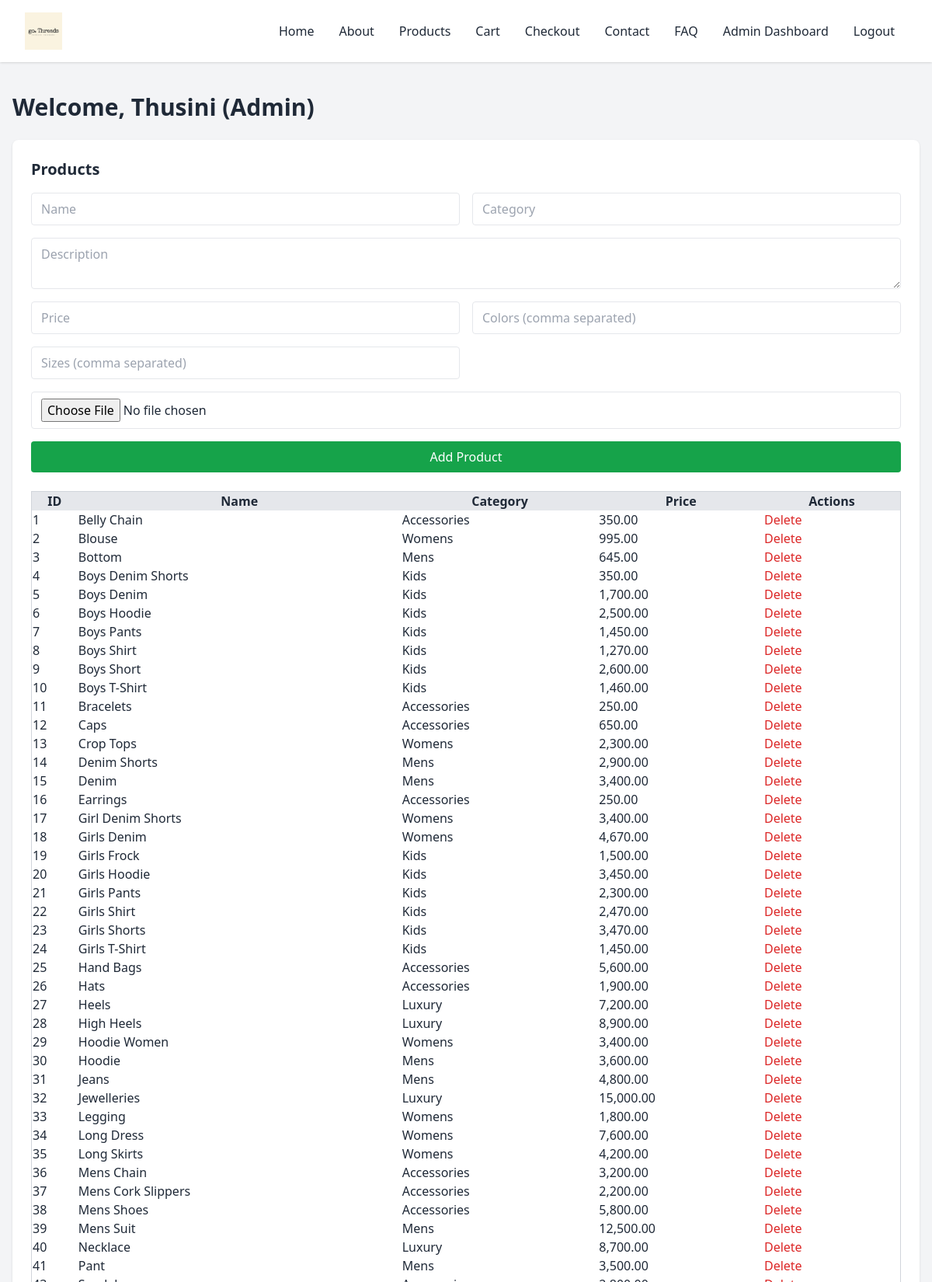
Screenshot of /index.php?page=admin_dashboard (signed in, upper part) with the database file from the repository.
### tables this page shows
CREATE TABLE `products` (
  `id` int(11) NOT NULL,
  `name` varchar(100) NOT NULL,
  `category` varchar(50) NOT NULL,
  `description` text NOT NULL,
  `price` decimal(10,2) NOT NULL,
  `image` varchar(255) NOT NULL,
  `colors` varchar(255) NOT NULL,
  `sizes` varchar(255) NOT NULL
);

### apps/controllers/AdminDashboardController.php (called while the page is built, shortened)
<?php
require_once __DIR__ . '/../models/AdminProduct.php';
class AdminDashboardController {
    public function index() {
        $products = AdminProduct::getAll();
        require __DIR__ . '/../views/admin_dashboard.php';
    }
}

### apps/models/AdminProduct.php (called while the page is built, shortened)
<?php
require_once __DIR__ . '/../../db.php';
class AdminProduct {
    public static function getAll() {
        global $conn;
        return $conn->query("SELECT * FROM products");
    }
}

### apps/views/admin_dashboard.php (the view, shortened to what this page needs)
<?php require __DIR__ . '/partials/header.php'; ?>
<!DOCTYPE html>
<html lang="en">
<head>
    <script src="https://cdn.tailwindcss.com"></script>
</head>
<body class="bg-gray-100 text-gray-800">
<div class="max-w-7xl mx-auto py-10 px-4">
    <h2 class="text-3xl font-bold mb-6">Welcome, <?= $_SESSION['user']['name']; ?> (Admin)</h2>
    <section class="mb-10 bg-white p-6 rounded-lg shadow">
        <h3 class="text-xl font-semibold mb-4">Products</h3>
        <form method="POST" enctype="multipart/form-data" class="grid grid-cols-1 md:grid-cols-2 gap-4 mb-6">
            <input type="text" name="name" placeholder="Name" required class="border rounded px-3 py-2">
            <input type="text" name="category" placeholder="Category" required class="border rounded px-3 py-2">
            <textarea name="description" placeholder="Description" class="border rounded px-3 py-2 md:col-span-2"></textarea>
            <input type="number" step="0.01" name="price" placeholder="Price" required class="border rounded px-3 py-2">
            <input type="text" name="colors" placeholder="Colors (comma separated)" class="border rounded px-3 py-2">
            <input type="text" name="sizes" placeholder="Sizes (comma separated)" class="border rounded px-3 py-2">
            <input type="file" name="image" class="border rounded px-3 py-2 md:col-span-2">
            <button type="submit" name="add_product" class="bg-green-600 text-white px-4 py-2 rounded hover:bg-green-700 md:col-span-2">Add Product</button>
        </form>
        <div class="overflow-x-auto">
            <table class="min-w-full border border-gray-300">
                <thead class="bg-gray-200">
                    <tr><th>ID</th><th>Name</th><th>Category</th><th>Price</th><th>Actions</th></tr>
                </thead>
                <tbody>
                    <?php while($p = $products->fetch_assoc()): ?>
                    <tr>
                        <td><?= $p['id'] ?></td>
                        <td><?= $p['name'] ?></td>
                        <td><?= $p['category'] ?></td>
                        <td><?= number_format($p['price'],2) ?></td>
                        <td>
                            <a href="index.php?page=delete_product&id=<?= $p['id'] ?>" class="text-red-600 hover:underline" onclick="return confirm('Delete this product?')">Delete</a>
                        </td>
                    </tr>
                    <?php endwhile; ?>
                </tbody>
            </table>
        </div>
    </section>
</div>

### rows the page displays
products: id "1", name "Belly Chain", category "Accessories", price "350.00"
products: id "2", name "Blouse", category "Womens", price "995.00"
products: id "3", name "Bottom", category "Mens", price "645.00"
products: id "4", name "Boys Denim Shorts", category "Kids", price "350.00"
products: id "5", name "Boys Denim", category "Kids", price "1,700.00"
products: id "6", name "Boys Hoodie", category "Kids", price "2,500.00"
products: id "7", name "Boys Pants", category "Kids", price "1,450.00"
products: id "8", name "Boys Shirt", category "Kids", price "1,270.00"
products: id "9", name "Boys Short", category "Kids", price "2,600.00"
products: id "10", name "Boys T-Shirt", category "Kids", price "1,460.00"
products: id "11", name "Bracelets", category "Accessories", price "250.00"
products: id "12", name "Caps", category "Accessories", price "650.00"
products: id "13", name "Crop Tops", category "Womens", price "2,300.00"
products: id "14", name "Denim Shorts", category "Mens", price "2,900.00"
products: id "15", name "Denim", category "Mens", price "3,400.00"
products: id "16", name "Earrings", category "Accessories", price "250.00"
products: id "17", name "Girl Denim Shorts", category "Womens", price "3,400.00"
products: id "18", name "Girls Denim", category "Womens", price "4,670.00"
products: id "19", name "Girls Frock", category "Kids", price "1,500.00"
products: id "20", name "Girls Hoodie", category "Kids", price "3,450.00"
products: id "21", name "Girls Pants", category "Kids", price "2,300.00"
products: id "22", name "Girls Shirt", category "Kids", price "2,470.00"
products: id "23", name "Girls Shorts", category "Kids", price "3,470.00"
products: id "24", name "Girls T-Shirt", category "Kids", price "1,450.00"
products: id "25", name "Hand Bags", category "Accessories", price "5,600.00"
products: id "26", name "Hats", category "Accessories", price "1,900.00"
products: id "27", name "Heels", category "Luxury", price "7,200.00"
products: id "28", name "High Heels", category "Luxury", price "8,900.00"
products: id "29", name "Hoodie Women", category "Womens", price "3,400.00"
products: id "30", name "Hoodie", category "Mens", price "3,600.00"
products: id "31", name "Jeans", category "Mens", price "4,800.00"
products: id "32", name "Jewelleries", category "Luxury", price "15,000.00"
products: id "33", name "Legging", category "Womens", price "1,800.00"
products: id "34", name "Long Dress", category "Womens", price "7,600.00"
products: id "35", name "Long Skirts", category "Womens", price "4,200.00"
products: id "36", name "Mens Chain", category "Accessories", price "3,200.00"
products: id "37", name "Mens Cork Slippers", category "Accessories", price "2,200.00"
products: id "38", name "Mens Shoes", category "Accessories", price "5,800.00"
products: id "39", name "Mens Suit", category "Mens", price "12,500.00"
products: id "40", name "Necklace", category "Luxury", price "8,700.00"
products: id "41", name "Pant", category "Mens", price "3,500.00"

### other values shown
$_SESSION['user']['name'] "Thusini"
